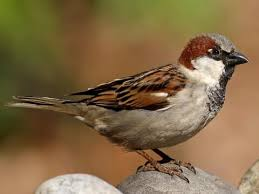
#> input picture image1.png, 259 x 194 px
$ python 'ex3-1(SRS).py'
#> lines starting #> are read from the running program, lines starting #| are printed output that depends on the picture
import cv2
import matplotlib.pyplot as plt
import numpy as np
IMG_PATH = 'image1.png'
image = cv2.imread(IMG_PATH)
#> image is the input picture: shape (194, 259, 3); mean B, G, R 70.9, 106.2, 130.5
scaled = cv2.resize(image, (0, 0), fx=0.5, fy=0.5)
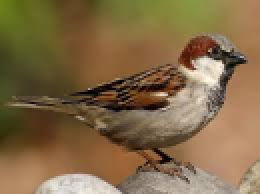
#> scaled: shape (97, 130, 3) (shown 2 times larger); mean B, G, R 71.2, 106.4, 130.8
rotated = cv2.rotate(image, cv2.ROTATE_90_CLOCKWISE)
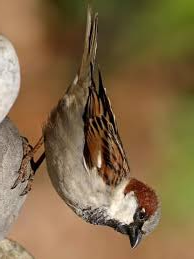
#> rotated: shape (259, 194, 3); mean B, G, R 70.9, 106.2, 130.5
h, w = image.shape[:2]
#> h = 194; w = 259
M_shear = np.array([
    [1, 0.3, 0],
    [0, 1, 0]
], dtype = np.float32)
sheared = cv2.warpAffine(image, M_shear, (int(w + 0.3*h), h))
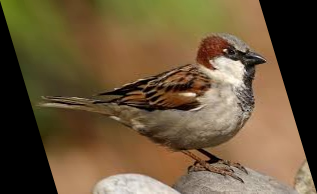
#> sheared: shape (194, 317, 3); mean B, G, R 58, 86.8, 106.6
image_rgb = cv2.cvtColor(image, cv2.COLOR_BGR2RGB)
scaled_rgb = cv2.cvtColor(scaled, cv2.COLOR_BGR2RGB)
rotated_rgb = cv2.cvtColor(rotated, cv2.COLOR_BGR2RGB)
sheared_rgb = cv2.cvtColor(sheared, cv2.COLOR_BGR2RGB)
plt.figure(figsize=(20,5))

plt.subplot(1, 4, 1)
plt.title("Original Image")
plt.imshow(image_rgb)
plt.axis('off')

plt.subplot(1, 4, 2)
plt.title("Scaled")
plt.imshow(scaled_rgb)
plt.axis('off')

plt.subplot(1, 4, 3)
plt.title("Rotated")
plt.imshow(rotated_rgb)
plt.axis('off')

plt.subplot(1, 4, 4)
plt.title("Sheared")
plt.imshow(sheared_rgb)
plt.axis('off')

plt.show()
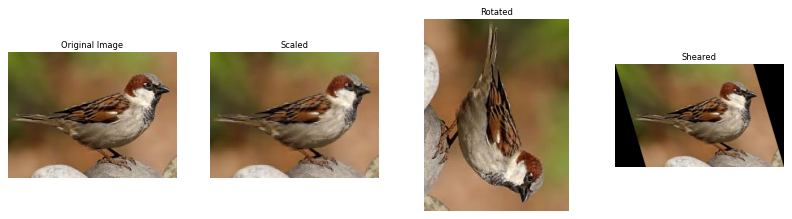
#> figure drawn by matplotlib, 4 panels

$ run again, with image2.png copied over image1.png
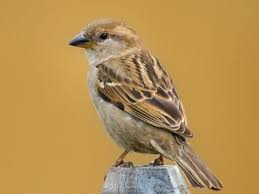
#> input picture image2.png, 259 x 194 px
#> image is the input picture: shape (194, 259, 3); mean B, G, R 83.2, 144.5, 182.2
#> `sheared = cv2.warpAffine(image, M_shear, (int(w + 0.3*h), h))`:
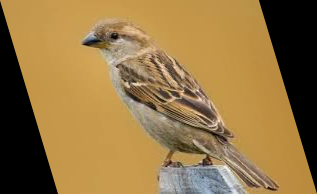
#> sheared: shape (194, 317, 3); mean B, G, R 68, 118.1, 148.9
#> `plt.show()`:
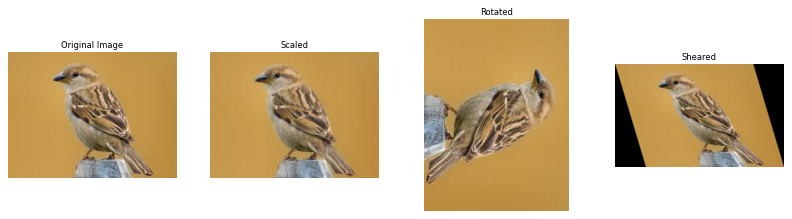
#> figure drawn by matplotlib, 4 panels
